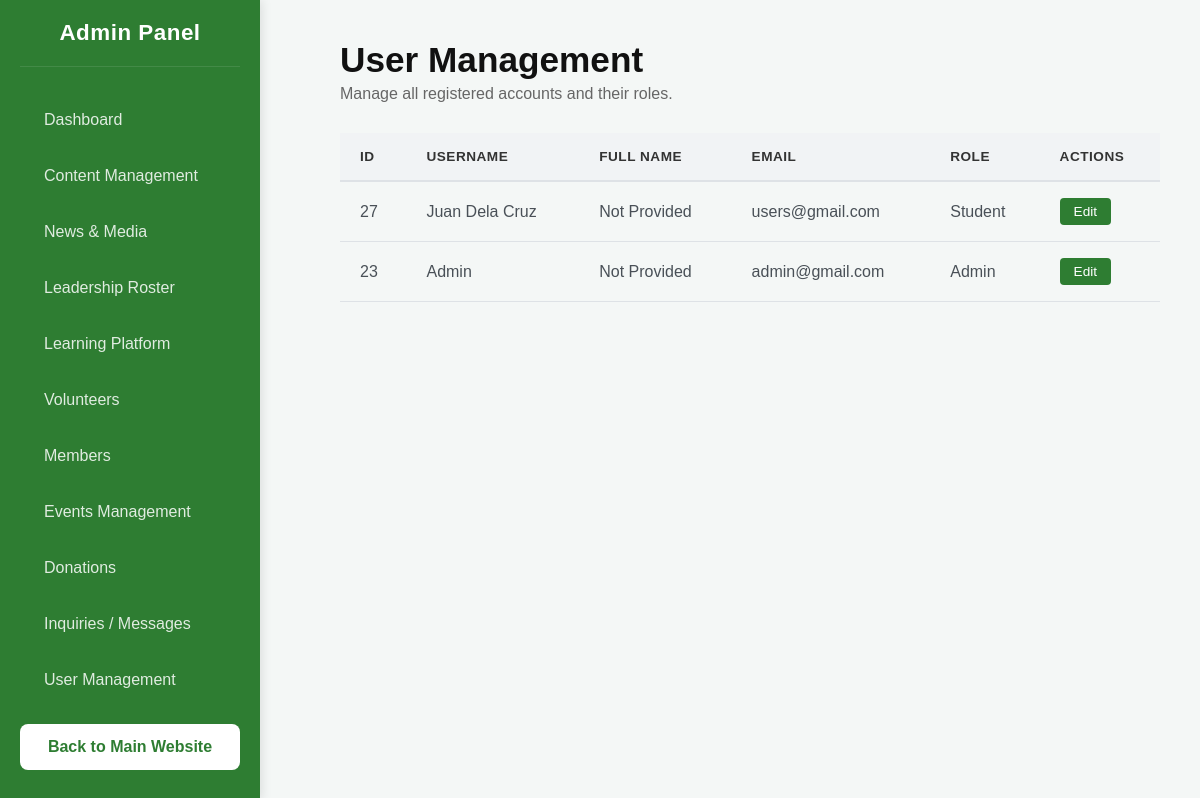
/admin/admin-users.php (signed in), run on the app's committed database.
### tables this page shows
CREATE TABLE `users` (
  `id` int(11) NOT NULL,
  `username` varchar(255) NOT NULL,
  `name` varchar(255) NOT NULL,
  `fullname` varchar(255) NOT NULL,
  `email` varchar(150) NOT NULL,
  `password` varchar(255) NOT NULL,
  `role` varchar(50) NOT NULL DEFAULT 'student',
  `created_at` timestamp NOT NULL DEFAULT current_timestamp()
);

### admin/admin-users.php (the view, shortened to what this page needs)
<?php
require_once '../config.php';
$query = "SELECT id, username, fullname, email, role, created_at FROM users ORDER BY created_at DESC";
$result = mysqli_query($conn, $query);
?>
<!DOCTYPE html>
<html lang="en">
<head>
    <link rel="stylesheet" href="style.css">
</head>
<body>
    <?php include '../includes/admin-navbar.php'; ?>
    <div class="main-content">
    <h1>User Management</h1>
    <p>Manage all registered accounts and their roles.</p>
<table>
            <thead>
                <tr>
                    <th>ID</th>
                    <th>Username</th>
                    <th>Full Name</th>
                    <th>Email</th>
                    <th>Role</th>
                    <th>Actions</th>
                </tr>
            </thead>
         <tbody>
                <?php if ($result && mysqli_num_rows($result) > 0): ?>
                    <?php while ($user = mysqli_fetch_assoc($result)): ?>
                    <tr>
                        <td><?= htmlspecialchars($user['id']) ?></td>
                        <td><?= htmlspecialchars($user['username']) ?></td>
                        <td><?= htmlspecialchars($user['fullname'] ?: 'Not Provided') ?></td>
                        <td><?= htmlspecialchars($user['email']) ?></td>
                        <td style="text-transform: capitalize;"><?= htmlspecialchars($user['role']) ?></td>
                        <td>
                            <a href="admin-edit-user.php?id=<?= $user['id'] ?>" class="btn-edit">Edit</a>
                        </td>
                    </tr>
                    <?php endwhile; ?>
                <?php else: ?>
                    <tr><td colspan="6" style="text-align: center; color: #888; padding: 30px;">No registered users found.</td></tr>
                <?php endif; ?>
            </tbody>
        </table>
    </div>
</body>
</html>

### admin/style.css (style rules this page uses)
:root { --primary-green: #2e7d32; --accent-yellow: #fdd835; --bg-color: #f4f7f6; --text-dark: #333; }
* { box-sizing: border-box; margin: 0; padding: 0; }
body { font-family: 'Montserrat', sans-serif; background-color: var(--bg-color); margin: 0; display: flex; min-height: 100vh; color: #333; }
.main-content { flex: 1; margin-left: 300px; padding: 40px; width: calc(100% - 300px); }
.main-content h1 { font-size: 2.2rem; color: #111; margin-bottom: 5px; font-weight: 700; }
.main-content p { color: #666; margin-bottom: 30px; }
.btn-edit { background-color: #2e7d32; color: #ffffff !important; padding: 6px 14px; border: none; border-radius: 4px; cursor: pointer; font-size: 0.85rem; text-decoration: none; display: inline-block; transition: background-color 0.2s; }
table { width: 100%; border-collapse: collapse; }
th { background-color: #f1f3f5; padding: 16px 20px; border-bottom: 2px solid #dee2e6; text-transform: uppercase; font-size: 0.85rem; letter-spacing: 0.5px; text-align: left; }
td { padding: 16px 20px; border-bottom: 1px solid #dee2e6; color: #495057; text-align: left; vertical-align: middle; }

### data on the page
users: id "27", username "Juan Dela Cruz", fullname "Not Provided", email "users@gmail.com", role "Student"
users: id "23", username "Admin", fullname "Not Provided", email "admin@gmail.com", role "Admin"
